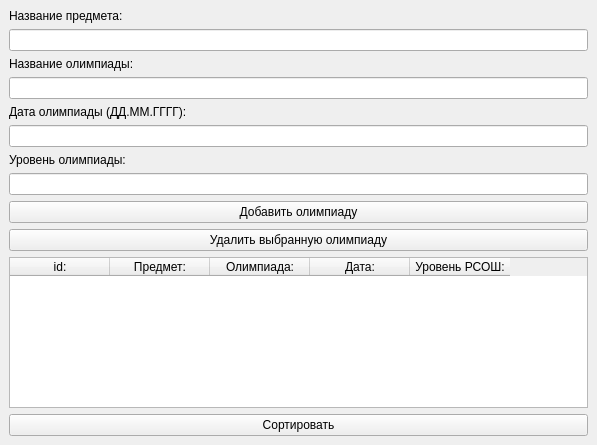
<?xml version="1.0" encoding="UTF-8"?>
<ui version="4.0">
 <class>OlympiadApp</class>
 <widget class="QMainWindow" name="OlympiadApp">
  <property name="geometry">
   <rect>
    <x>0</x>
    <y>0</y>
    <width>597</width>
    <height>445</height>
   </rect>
  </property>
  <property name="windowTitle">
   <string>Olympiad Notes</string>
  </property>
  <widget class="QWidget" name="centralwidget">
   <layout class="QVBoxLayout" name="verticalLayout">
    <item>
     <widget class="QLabel" name="subject_label">
      <property name="text">
       <string>Название предмета:</string>
      </property>
     </widget>
    </item>
    <item>
     <widget class="QLineEdit" name="subject_input"/>
    </item>
    <item>
     <widget class="QLabel" name="name_label">
      <property name="text">
       <string>Название олимпиады:</string>
      </property>
     </widget>
    </item>
    <item>
     <widget class="QLineEdit" name="name_input"/>
    </item>
    <item>
     <widget class="QLabel" name="date_label">
      <property name="text">
       <string>Дата олимпиады (ДД.ММ.ГГГГ):</string>
      </property>
     </widget>
    </item>
    <item>
     <widget class="QLineEdit" name="date_input"/>
    </item>
    <item>
     <widget class="QLabel" name="level_label">
      <property name="text">
       <string>Уровень олимпиады:</string>
      </property>
     </widget>
    </item>
    <item>
     <widget class="QLineEdit" name="level_input"/>
    </item>
    <item>
     <widget class="QPushButton" name="add_button">
      <property name="text">
       <string>Добавить олимпиаду</string>
      </property>
     </widget>
    </item>
    <item>
     <widget class="QPushButton" name="delete_button">
      <property name="text">
       <string>Удалить выбранную олимпиаду</string>
      </property>
     </widget>
    </item>
    <item>
     <widget class="QTableWidget" name="table">
      <column>
       <property name="text">
        <string>id:</string>
       </property>
      </column>
      <column>
       <property name="text">
        <string>Предмет:</string>
       </property>
      </column>
      <column>
       <property name="text">
        <string>Олимпиада:</string>
       </property>
      </column>
      <column>
       <property name="text">
        <string>Дата:</string>
       </property>
      </column>
      <column>
       <property name="text">
        <string>Уровень РСОШ:</string>
       </property>
      </column>
     </widget>
    </item>
    <item>
     <widget class="QPushButton" name="sort_button">
      <property name="text">
       <string>Сортировать</string>
      </property>
     </widget>
    </item>
   </layout>
  </widget>
 </widget>
 <resources/>
 <connections/>
</ui>
